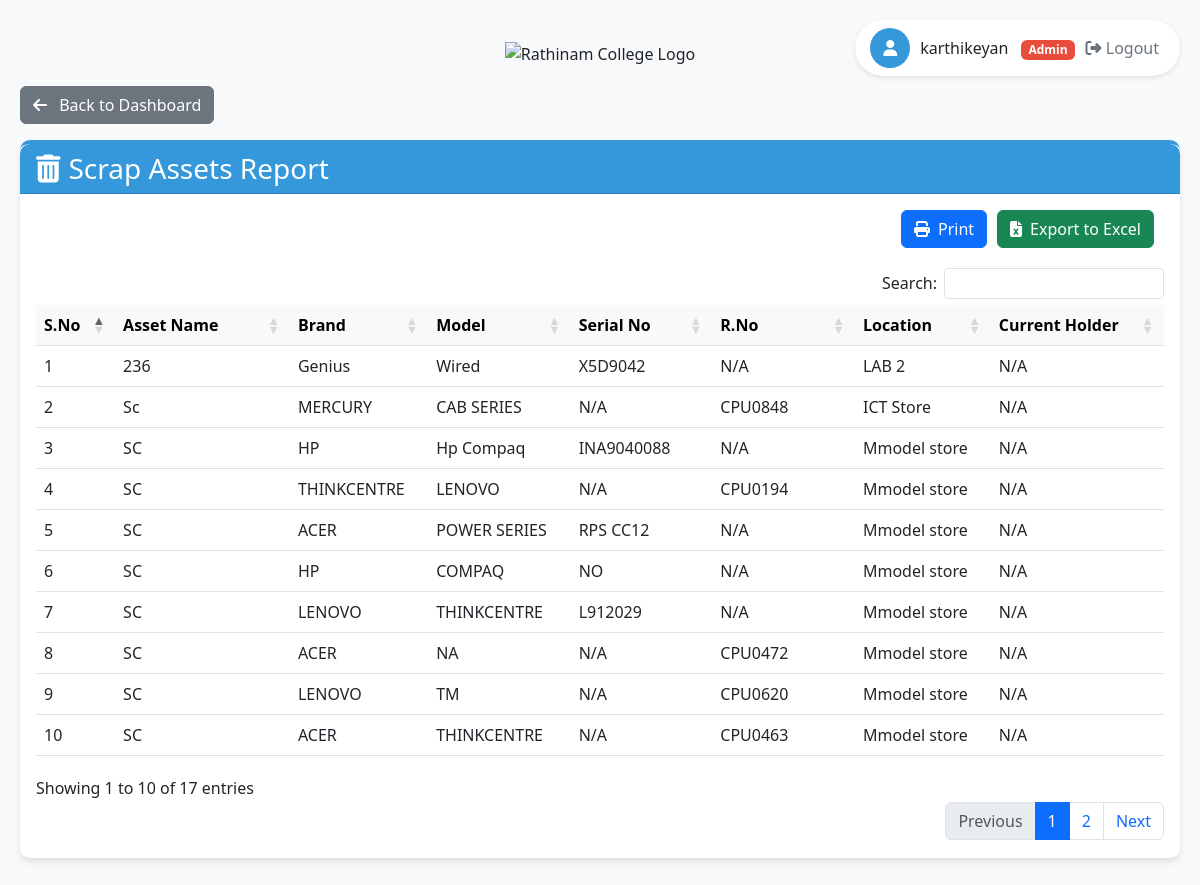
The app's page /scrape_rpt.php (signed in) with its own data.
### tables this page shows
CREATE TABLE `employee` (
  `emp_id` int(11) NOT NULL,
  `emp_code` varchar(20) DEFAULT NULL,
  `emp_name` varchar(100) DEFAULT NULL,
  `email` varchar(100) DEFAULT NULL,
  `password` varchar(255) DEFAULT NULL,
  `designation` enum('Lead','Sr SA','SA','IT_Admin','Lab_incharge','HOD','FI','User') DEFAULT NULL,
  `department` varchar(100) DEFAULT NULL,
  `status` enum('Active','Inactive') DEFAULT 'Active'
);

CREATE TABLE `asset` (
  `asset_id` int(11) NOT NULL,
  `asset_name` varchar(100) DEFAULT NULL,
  `serial_no` varchar(255) DEFAULT NULL,
  `r_no` varchar(255) DEFAULT NULL,
  `model` varchar(100) DEFAULT NULL,
  `brand` varchar(100) DEFAULT NULL,
  `type_id` int(11) DEFAULT NULL,
  `location_id` int(11) DEFAULT NULL,
  `processor` varchar(100) DEFAULT NULL,
  `processor_version` varchar(100) DEFAULT NULL,
  `ram_type` enum('DDR2','DDR3','DDR4') DEFAULT NULL,
  `ram_frequency` varchar(50) DEFAULT NULL,
  `ram_size` varchar(50) DEFAULT NULL,
  `graphics_card_available` enum('Yes','No') DEFAULT 'No',
  `graphics_card_brand` varchar(100) DEFAULT NULL,
  `graphics_card_model` varchar(100) DEFAULT NULL,
  `graphics_card_size` varchar(50) DEFAULT NULL,
  `storage_type` enum('SSD','HDD','Both') DEFAULT NULL,
  `storage_count` int(11) DEFAULT NULL,
  `purchase_date` date DEFAULT NULL,
  `warranty_expiry` date DEFAULT NULL,
  `status` enum('active','service','scrapped') DEFAULT 'active',
  `current_holder` int(11) DEFAULT NULL,
  `previous_holder` int(11) DEFAULT NULL,
  `lan_status` enum('Working','Not working') DEFAULT NULL COMMENT 'LAN connectivity status for lab assets',
  `projector_type` enum('Short Throw','Standard','Long Throw','Ultra Short Throw') DEFAULT NULL,
  `has_speaker` enum('Yes','No') DEFAULT NULL,
  `lumens` varchar(20) DEFAULT NULL,
  `resolution` varchar(20) DEFAULT NULL,
  `mount_type` enum('Short Throw','Long Throw') DEFAULT NULL,
  `logic_box_status` enum('Yes','No','Replaced','New logic box installed') DEFAULT NULL,
  `cable_type` enum('HDMI','VGA','Printer Cable','VGA CABLE','VGACABLE','VJA') DEFAULT NULL,
  `screen_type` varchar(50) DEFAULT NULL,
  `projector_remarks` text DEFAULT NULL,
  `updated_at` timestamp NOT NULL DEFAULT current_timestamp() ON UPDATE current_timestamp(),
  `printer_type` varchar(255) DEFAULT NULL,
  `connectivity` varchar(255) DEFAULT NULL,
  `paper_size` varchar(255) DEFAULT NULL
);

CREATE TABLE `location` (
  `location_id` int(11) NOT NULL,
  `location_name` varchar(100) DEFAULT NULL,
  `category_id` int(11) DEFAULT NULL
);

### scrape_rpt.php (the view, shortened to what this page needs)
<?php
require_once 'config.php';
$currentUserName = "User";
$user_designation = null;
$user_id = $_SESSION['user_id'];
$query = "SELECT emp_name, designation FROM employee WHERE emp_id = ?";
if ($stmt = $conn->prepare($query)) {
    $stmt->bind_param("i", $user_id);
    $stmt->execute();
    $result = $stmt->get_result();
    if ($result->num_rows > 0) {
        $user = $result->fetch_assoc();
        $currentUserName = $user['emp_name'];
        $user_designation = $user['designation'];
    }
}
$is_admin = in_array($user_designation, ['Lead', 'Sr SA', 'IT_Admin']);
$is_lab_incharge_or_sa = in_array($user_designation, ['Lab Incharge', 'SA']);
$is_hod_or_fi = in_array($user_designation, ['HOD', 'FI']);
$scrap_assets = [];
$scrap_query = "SELECT a.asset_id, a.asset_name, a.brand, a.model, a.serial_no, a.r_no,
                l.location_name, e.emp_name as current_holder
                FROM asset a
                LEFT JOIN location l ON a.location_id = l.location_id
                LEFT JOIN employee e ON a.current_holder = e.emp_id
                WHERE a.status = 'scrapped'
                ORDER BY a.asset_name";
if ($result = $conn->query($scrap_query)) {
    $scrap_assets = $result->fetch_all(MYSQLI_ASSOC);
}
?>
<!DOCTYPE html>
<html lang="en">
<head>
    <link href="https://cdn.jsdelivr.net/npm/bootstrap@5.3.0/dist/css/bootstrap.min.css" rel="stylesheet">
    <link rel="stylesheet" href="https://cdnjs.cloudflare.com/ajax/libs/font-awesome/6.4.0/css/all.min.css">
    <link rel="stylesheet" href="https://cdn.datatables.net/1.11.5/css/dataTables.bootstrap5.min.css">
</head>
<body>
    <div class="user-info">
        <div class="user-icon">
            <i class="fas fa-user"></i>
        </div>
        <div>
            <span><?php echo htmlspecialchars($currentUserName); ?></span>
            <?php if ($is_admin): ?>
                <span class="badge badge-admin ms-2">Admin</span>
            <?php elseif ($is_lab_incharge_or_sa): ?>
                <span class="badge badge-lab ms-2">Lab Incharge/SA</span>
            <?php elseif ($is_hod_or_fi): ?>
                <span class="badge badge-hod ms-2">HOD/FI</span>
            <?php endif; ?>
            <form action="logout.php" method="post" style="display: inline;">
                <button type="submit" class="logout-btn">
                    <i class="fas fa-sign-out-alt"></i> Logout
                </button>
            </form>
        </div>
    </div>
    <div class="container">
        <div class="logo-container">
            <img src="https://rathinamcollege.ac.in/wp-content/uploads/2020/04/logo-01.jpg" alt="Rathinam College Logo">
        </div>
        <a href="dashboard.php" class="btn btn-secondary mb-3">
            <i class="fas fa-arrow-left me-2"></i> Back to Dashboard
        </a>
        <div class="card">
            <div class="card-header">
                <h3 class="mb-0"><i class="fas fa-trash-alt me-2"></i>Scrap Assets Report</h3>
            </div>
            <div class="card-body">
                <div class="d-flex justify-content-end mb-3">
                    <button class="btn btn-primary btn-print" onclick="window.print()">
                        <i class="fas fa-print me-2"></i>Print
                    </button>
                    <button class="btn btn-success btn-excel" id="exportExcel">
                        <i class="fas fa-file-excel me-2"></i>Export to Excel
                    </button>
                </div>
                <div class="table-responsive">
                    <table id="scrapTable" class="table table-hover align-middle">
                        <thead class="table-light">
                            <tr>
                                <th>S.No</th>
                                <th>Asset Name</th>
                                <th>Brand</th>
                                <th>Model</th>
                                <th>Serial No</th>
                                <th>R.No</th>
                                <th>Location</th>
                                <th>Current Holder</th>
                            </tr>
                        </thead>
                        <tbody>
                            <?php if (count($scrap_assets) > 0): ?>
                                <?php foreach ($scrap_assets as $index => $asset): ?>
                                    <tr class="scrap-row">
                                        <td><?= $index + 1 ?></td>
                                        <td><?= htmlspecialchars($asset['asset_name'] ?? 'N/A') ?></td>
                                        <td><?= htmlspecialchars($asset['brand'] ?? 'N/A') ?></td>
                                        <td><?= htmlspecialchars($asset['model'] ?? 'N/A') ?></td>
                                        <td><?= htmlspecialchars($asset['serial_no'] ?? 'N/A') ?></td>
                                        <td><?= htmlspecialchars($asset['r_no'] ?? 'N/A') ?></td>
                                        <td><?= htmlspecialchars($asset['location_name'] ?? 'N/A') ?></td>
                                        <td><?= htmlspecialchars($asset['current_holder'] ?? 'N/A') ?></td>
                                    </tr>
                                <?php endforeach; ?>
                            <?php endif; ?>
                        </tbody>
                    </table>
                </div>
            </div>
        </div>
    </div>
</body>
</html>

### scrape_rpt.php (style rules this page uses)
:root { --primary-color: #3498db; --secondary-color: #2980b9; --accent-color: #e74c3c; --light-color: #ecf0f1; --dark-color: #2c3e50; }
body { background-color: #f8f9fa; padding-top: 20px; font-family: 'Segoe UI', Tahoma, Geneva, Verdana, sans-serif; }
.container { max-width: 1200px; margin: 0 auto; padding: 20px; }
.user-info { position: absolute; top: 20px; right: 20px; display: flex; align-items: center; gap: 10px; background-color: white; padding: 8px 15px; border-radius: 30px; box-shadow: 0 2px 5px rgba(0,0,0,0.1); }
.user-icon { width: 40px; height: 40px; background-color: var(--primary-color); color: white; border-radius: 50%; display: flex; align-items: center; justify-content: center; }
.logout-btn { background: none; border: none; color: #6c757d; cursor: pointer; transition: color 0.3s; }
.card { border-radius: 10px; box-shadow: 0 4px 6px rgba(0,0,0,0.1); border: none; border-top: 4px solid var(--primary-color); margin-bottom: 30px; }
.card-header { background-color: var(--primary-color); color: white; border-radius: 10px 10px 0 0 !important; }
.table-responsive { margin-top: 20px; }
.logo-container { text-align: center; margin-bottom: 20px; }
.logo-container img { max-height: 80px; }
.badge-admin { background-color: var(--accent-color); }
.btn-print, .btn-excel { margin-right: 10px; }
.scrap-row { background-color: rgba(231, 76, 60, 0.1); }

### records on screen
employee: emp_name "karthikeyan"
asset: asset_name "236", brand "Genius", model "Wired", serial_no "X5D9042", r_no "N/A", location.location_name "LAB 2", current_holder "N/A"
asset: asset_name "Sc", brand "MERCURY", model "CAB SERIES", serial_no "N/A", r_no "CPU0848", location.location_name "ICT Store", current_holder "N/A"
asset: asset_name "SC", brand "HP", model "Hp Compaq", serial_no "INA9040088", r_no "N/A", location.location_name "Mmodel store", current_holder "N/A"
asset: asset_name "SC", brand "THINKCENTRE", model "LENOVO", serial_no "N/A", r_no "CPU0194", location.location_name "Mmodel store", current_holder "N/A"
asset: asset_name "SC", brand "ACER", model "POWER SERIES", serial_no "RPS CC12", r_no "N/A", location.location_name "Mmodel store", current_holder "N/A"
asset: asset_name "SC", brand "HP", model "COMPAQ", serial_no "NO", r_no "N/A", location.location_name "Mmodel store", current_holder "N/A"
asset: asset_name "SC", brand "LENOVO", model "THINKCENTRE", serial_no "L912029", r_no "N/A", location.location_name "Mmodel store", current_holder "N/A"
asset: asset_name "SC", brand "ACER", model "NA", serial_no "N/A", r_no "CPU0472", location.location_name "Mmodel store", current_holder "N/A"
asset: asset_name "SC", brand "LENOVO", model "TM", serial_no "N/A", r_no "CPU0620", location.location_name "Mmodel store", current_holder "N/A"
asset: asset_name "SC", brand "ACER", model "THINKCENTRE", serial_no "N/A", r_no "CPU0463", location.location_name "Mmodel store", current_holder "N/A"
